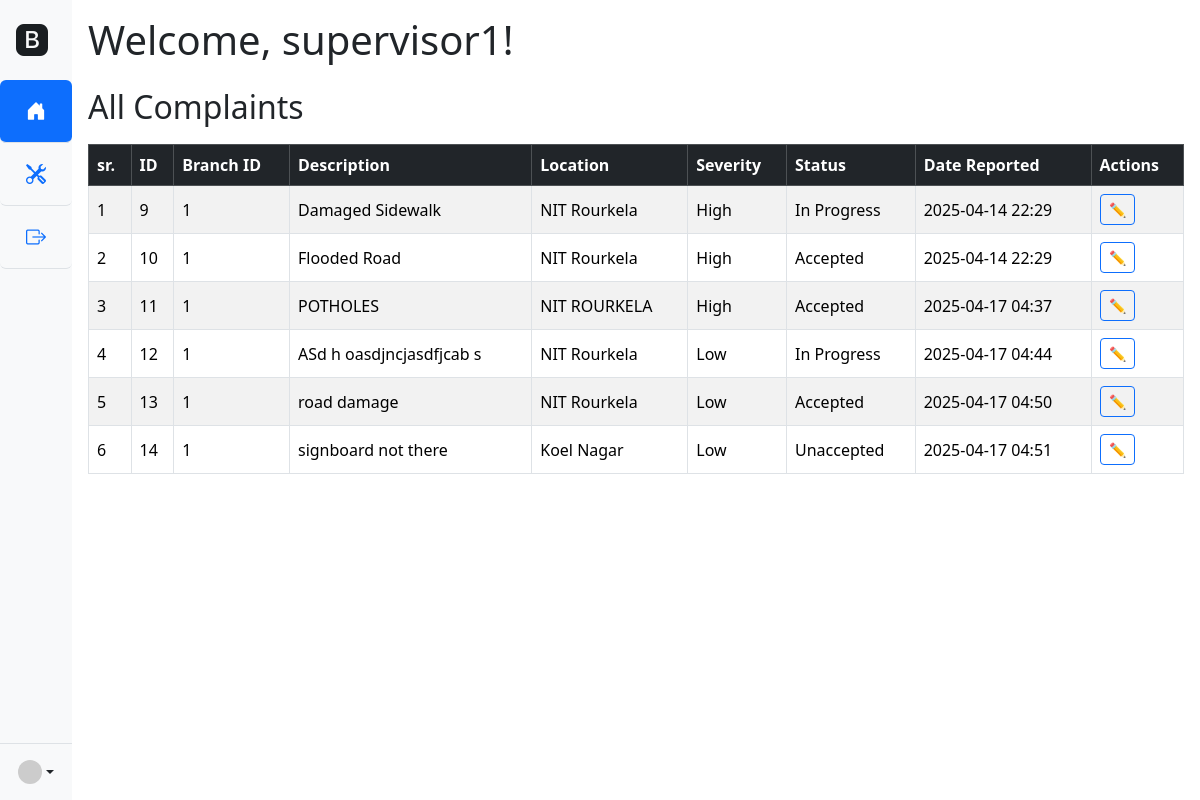
Page /clerk/home_page (signed in) on the committed database.
### backend/app/models.py (models this page shows)
class User(db.Model):
    __tablename__ = 'user'
    id: Mapped[int] = mapped_column(Integer, primary_key=True)
    name: Mapped[str] = mapped_column(String(100), nullable=False)
    username: Mapped[str] = mapped_column(String(100), unique=True, nullable=False)
    email: Mapped[str] = mapped_column(String(100), unique=True, nullable=False)
    phone_no: Mapped[str] = mapped_column(String(10), unique=True, nullable=False)
    password: Mapped[str] = mapped_column(String(100), nullable=False)
    role: Mapped[str] = mapped_column(String(20), nullable=False)
    complaints_clerk = db.relationship('Complaint', foreign_keys='Complaint.clerk_id', backref='clerk', lazy=True)
    complaints_resident = db.relationship('Complaint', foreign_keys='Complaint.residence_id', backref='resident', lazy=True)
    repairs = db.relationship('Repair', backref='supervisor', lazy=True)
    branches = db.relationship('BranchOffice', backref='supervisor', lazy=True)

class Complaint(db.Model):
    __tablename__ = 'complaint'
    id: Mapped[int] = mapped_column(Integer, primary_key=True)
    clerk_id: Mapped[int] = mapped_column(Integer, ForeignKey('user.id'), nullable=False)
    residence_id: Mapped[int] = mapped_column(Integer, ForeignKey('user.id'), nullable=False)
    branch_office_id: Mapped[int] = mapped_column(Integer, ForeignKey('branch_office.id'), nullable=True)
    location: Mapped[str] = mapped_column(String(255), nullable=False)
    description: Mapped[str] = mapped_column(String(255), nullable=False)
    severity: Mapped[str] = mapped_column(String(50), nullable=False)
    status: Mapped[str] = mapped_column(String(50), nullable=False, default='unaccepted') #unaccepted, accepted, in_progress, completed
    date_reported: Mapped[DateTime] = mapped_column(DateTime, default=lambda: datetime.now(timezone.utc))
    repair = db.relationship('Repair', backref='complaint', lazy=True, uselist=False)

### backend/app/clerk_routes.py (the view)
@clerk_bp.route("/home_page", methods=['GET'])
def home_page():
    if "user_id" not in session:
        flash("You need to log in first!", "warning")
        return redirect(url_for("main.login"))
    username = db.session.query(User).filter_by(id=session["user_id"]).first().name
    all_complaints = db.session.execute(db.select(Complaint).where(Complaint.status!='Completed')).scalars().all()
    complaints_list = []
    for complaints in all_complaints:
        complaints_list.append({
            "id": complaints.id,
            "description": complaints.description,
            "location": complaints.location,
            "severity": complaints.severity,
            "status": complaints.status,
            "date": complaints.date_reported.strftime("%Y-%m-%d %H:%M") if complaints.date_reported else "N/A",
            "clerk_id": complaints.clerk_id,
            "residence_id": complaints.residence_id,
            "branch_office_id": complaints.branch_office_id,
            "branch": db.session.query(BranchOffice).filter_by(id=complaints.branch_office_id).first().name
        })
    return render_template("clerk/clerk.html", complaints=complaints_list,user=username)

### frontend/templates/clerk/clerk.html (shortened to what this page needs)
{% extends "clerk/base.html" %}
{% block content %}
<h1>Welcome, {{ user }}!</h1>
<div class="complaints-section mt-4">
  <h2>All Complaints</h2>
  <div class="table-responsive">
    <table class="table table-striped table-bordered align-middle">
      <thead class="table-dark">
        <tr>
          <th>sr.</th>
          <th>ID</th>
          <th>Branch ID</th>
          <th>Description</th>
          <th>Location</th>
          <th>Severity</th>
          <th>Status</th>
          <th>Date Reported</th>
          <th>Actions</th>
        </tr>
      </thead>
      <tbody id="complaintsTable">
        {% for complaint in complaints %}
        <tr>
          <td>{{ loop.index }}</td>
          <td>{{ complaint.id }}</td>
          <td>{{ complaint.branch_office_id or "N/A" }}</td>
          <td>{{ complaint.description }}</td>
          <td>{{ complaint.location }}</td>
          <td>{{ complaint.severity }}</td>
          <td>{{ complaint.status }}</td>
          <td>{{ complaint.date}}</td>
          <td>
            <a href="{{ url_for('clerk.edit_complaint', id=complaint.id) }}">
              <button class="btn btn-sm btn-outline-primary">✏️</button>
            </a>
          </td>
        </tr>
        {% endfor %}
      </tbody>
    </table>
  </div>
</div>
{% endblock %}

### frontend/static/css/resident.css (style rules this page uses)
body { margin: 0; font-family: Arial, sans-serif; display: flex; }
.complaints-section { margin-top: 20px; }
table { width: 100%; border-collapse: collapse; margin-top: 10px; }
table, th, td { border: 1px solid #ccc; }
th, td { padding: 10px; text-align: left; }

### frontend/static/css/supervisor.css (style rules this page uses)
tr td, tr th { size: 8px; }

### rows in the picture
User: name "supervisor1"
Complaint: id "9", branch_office "1", description "Damaged Sidewalk", location "NIT Rourkela", severity "High", status "In Progress", date "2025-04-14 22:29"
Complaint: id "10", branch_office "1", description "Flooded Road", location "NIT Rourkela", severity "High", status "Accepted", date "2025-04-14 22:29"
Complaint: id "11", branch_office_id "1", description "POTHOLES", location "NIT ROURKELA", severity "High", status "Accepted", date "2025-04-17 04:37"
Complaint: id "12", branch_office_id "1", description "ASd h oasdjncjasdfjcab s", location "NIT Rourkela", severity "Low", status "In Progress", date "2025-04-17 04:44"
Complaint: id "13", branch_office_id "1", description "road damage", location "NIT Rourkela", severity "Low", status "Accepted", date "2025-04-17 04:50"
Complaint: id "14", branch_office_id "1", description "signboard not there", location "Koel Nagar", severity "Low", status "Unaccepted", date "2025-04-17 04:51"
